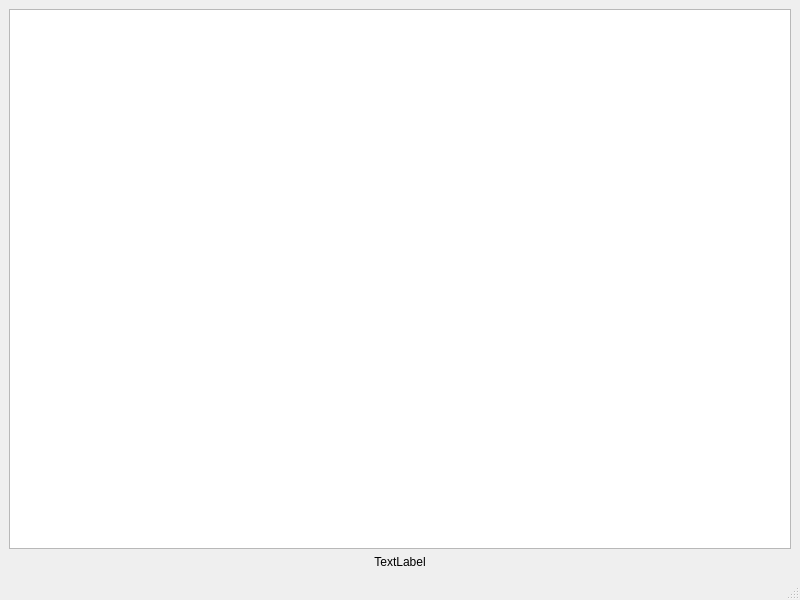
<?xml version="1.0" encoding="UTF-8"?>
<ui version="4.0">
 <class>MainWindow</class>
 <widget class="QMainWindow" name="MainWindow">
  <property name="geometry">
   <rect>
    <x>0</x>
    <y>0</y>
    <width>800</width>
    <height>600</height>
   </rect>
  </property>
  <property name="windowTitle">
   <string>MainWindow</string>
  </property>
  <widget class="QWidget" name="centralwidget">
   <layout class="QGridLayout" name="gridLayout">
    <item row="0" column="0">
     <widget class="QPlainTextEdit" name="noteTextEdit"/>
    </item>
    <item row="1" column="0">
     <widget class="QLabel" name="statusTextLabel">
      <property name="text">
       <string>TextLabel</string>
      </property>
      <property name="alignment">
       <set>Qt::AlignCenter</set>
      </property>
     </widget>
    </item>
   </layout>
  </widget>
  <widget class="QMenuBar" name="menubar">
   <property name="geometry">
    <rect>
     <x>0</x>
     <y>0</y>
     <width>800</width>
     <height>40</height>
    </rect>
   </property>
  </widget>
  <widget class="QStatusBar" name="statusbar"/>
 </widget>
 <resources/>
 <connections/>
</ui>
